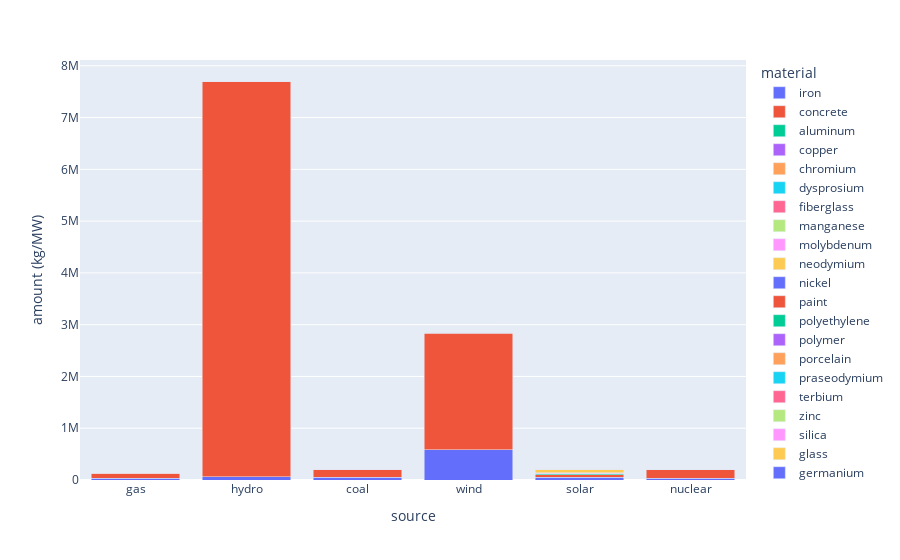

Source (notebook cell):
### Code cell
import plotly.express as px
 
fn = energy_s_front_need

fig = px.bar(fn, x="source", y="amount (kg/MW)", color="material",
            hover_data=['source'], barmode = 'stack')
 
fig.show()

### Figure 1 — Plotly figure (JSON) as saved in the notebook; plotly's stock layout.template omitted (floating-point values rounded to 4 significant figures)
{"data": [{"alignmentgroup": "True", "hovertemplate": "material=iron<br>source=%{x}<br>amount (kg/MW)=%{y}<extra></extra>", "legendgroup": "iron", "marker": {"color": "#636efa", "pattern": {"shape": ""}}, "name": "iron", "offsetgroup": "iron", "orientation": "v", "showlegend": true, "textposition": "auto", "type": "bar", "x": ["gas", "hydro", "coal", "wind", "solar", "nuclear"], "xaxis": "x", "y": [31438, 60130.0, 51340.0, 588100.0, 56000, 34660.0], "yaxis": "y"}, {"alignmentgroup": "True", "hovertemplate": "material=concrete<br>source=%{x}<br>amount (kg/MW)=%{y}<extra></extra>", "legendgroup": "concrete", "marker": {"color": "#EF553B", "pattern": {"shape": ""}}, "name": "concrete", "offsetgroup": "concrete", "orientation": "v", "showlegend": true, "textposition": "auto", "type": "bar", "x": ["gas", "hydro", "coal", "wind", "solar", "nuclear"], "xaxis": "x", "y": [97749, 7644000, 158758, 2246400, 47000, 166300.0], "yaxis": "y"}, {"alignmentgroup": "True", "hovertemplate": "material=aluminum<br>source=%{x}<br>amount (kg/MW)=%{y}<extra></extra>", "legendgroup": "aluminum", "marker": {"color": "#00cc96", "pattern": {"shape": ""}}, "name": "aluminum", "offsetgroup": "aluminum", "orientation": "v", "showlegend": true, "textposition": "auto", "type": "bar", "x": ["gas", "hydro", "coal", "wind", "solar", "nuclear"], "xaxis": "x", "y": [204, 1585.0, 419, 8027.0, 19000, 18.07], "yaxis": "y"}, {"alignmentgroup": "True", "hovertemplate": "material=copper<br>source=%{x}<br>amount (kg/MW)=%{y}<extra></extra>", "legendgroup": "copper", "marker": {"color": "#ab63fa", "pattern": {"shape": ""}}, "name": "copper", "offsetgroup": "copper", "orientation": "v", "showlegend": true, "textposition": "auto", "type": "bar", "x": ["hydro", "coal", "wind", "solar", "nuclear"], "xaxis": "x", "y": [874.6, 454, 5620.0, 7000, 725.7], "yaxis": "y"}, {"alignmentgroup": "True", "hovertemplate": "material=chromium<br>source=%{x}<br>amount (kg/MW)=%{y}<extra></extra>", "legendgroup": "chromium", "marker": {"color": "#FFA15A", "pattern": {"shape": ""}}, "name": "chromium", "offsetgroup": "chromium", "orientation": "v", "showlegend": true, "textposition": "auto", "type": "bar", "x": ["wind", "nuclear"], "xaxis": "x", "y": [902, 414.9], "yaxis": "y"}, {"alignmentgroup": "True", "hovertemplate": "material=dysprosium<br>source=%{x}<br>amount (kg/MW)=%{y}<extra></extra>", "legendgroup": "dysprosium", "marker": {"color": "#19d3f3", "pattern": {"shape": ""}}, "name": "dysprosium", "offsetgroup": "dysprosium", "orientation": "v", "showlegend": true, "textposition": "auto", "type": "bar", "x": ["wind"], "xaxis": "x", "y": [17], "yaxis": "y"}, {"alignmentgroup": "True", "hovertemplate": "material=fiberglass<br>source=%{x}<br>amount (kg/MW)=%{y}<extra></extra>", "legendgroup": "fiberglass", "marker": {"color": "#FF6692", "pattern": {"shape": ""}}, "name": "fiberglass", "offsetgroup": "fiberglass", "orientation": "v", "showlegend": true, "textposition": "auto", "type": "bar", "x": ["wind"], "xaxis": "x", "y": [3491.0], "yaxis": "y"}, {"alignmentgroup": "True", "hovertemplate": "material=manganese<br>source=%{x}<br>amount (kg/MW)=%{y}<extra></extra>", "legendgroup": "manganese", "marker": {"color": "#B6E880", "pattern": {"shape": ""}}, "name": "manganese", "offsetgroup": "manganese", "orientation": "v", "showlegend": true, "textposition": "auto", "type": "bar", "x": ["wind", "nuclear"], "xaxis": "x", "y": [80.5, 467.4], "yaxis": "y"}, {"alignmentgroup": "True", "hovertemplate": "material=molybdenum<br>source=%{x}<br>amount (kg/MW)=%{y}<extra></extra>", "legendgroup": "molybdenum", "marker": {"color": "#FF97FF", "pattern": {"shape": ""}}, "name": "molybdenum", "offsetgroup": "molybdenum", "orientation": "v", "showlegend": true, "textposition": "auto", "type": "bar", "x": ["wind", "nuclear"], "xaxis": "x", "y": [136.6, 163.7], "yaxis": "y"}, {"alignmentgroup": "True", "hovertemplate": "material=neodymium<br>source=%{x}<br>amount (kg/MW)=%{y}<extra></extra>", "legendgroup": "neodymium", "marker": {"color": "#FECB52", "pattern": {"shape": ""}}, "name": "neodymium", "offsetgroup": "neodymium", "orientation": "v", "showlegend": true, "textposition": "auto", "type": "bar", "x": ["wind"], "xaxis": "x", "y": [216], "yaxis": "y"}, {"alignmentgroup": "True", "hovertemplate": "material=nickel<br>source=%{x}<br>amount (kg/MW)=%{y}<extra></extra>", "legendgroup": "nickel", "marker": {"color": "#636efa", "pattern": {"shape": ""}}, "name": "nickel", "offsetgroup": "nickel", "orientation": "v", "showlegend": true, "textposition": "auto", "type": "bar", "x": ["wind", "nuclear"], "xaxis": "x", "y": [663.4, 484.3], "yaxis": "y"}, {"alignmentgroup": "True", "hovertemplate": "material=paint <br>source=%{x}<br>amount (kg/MW)=%{y}<extra></extra>", "legendgroup": "paint ", "marker": {"color": "#EF553B", "pattern": {"shape": ""}}, "name": "paint ", "offsetgroup": "paint ", "orientation": "v", "showlegend": true, "textposition": "auto", "type": "bar", "x": ["wind"], "xaxis": "x", "y": [1311.0], "yaxis": "y"}, {"alignmentgroup": "True", "hovertemplate": "material=polyethylene<br>source=%{x}<br>amount (kg/MW)=%{y}<extra></extra>", "legendgroup": "polyethylene", "marker": {"color": "#00cc96", "pattern": {"shape": ""}}, "name": "polyethylene", "offsetgroup": "polyethylene", "orientation": "v", "showlegend": true, "textposition": "auto", "type": "bar", "x": ["wind"], "xaxis": "x", "y": [329.4], "yaxis": "y"}, {"alignmentgroup": "True", "hovertemplate": "material=polymer<br>source=%{x}<br>amount (kg/MW)=%{y}<extra></extra>", "legendgroup": "polymer", "marker": {"color": "#ab63fa", "pattern": {"shape": ""}}, "name": "polymer", "offsetgroup": "polymer", "orientation": "v", "showlegend": true, "textposition": "auto", "type": "bar", "x": ["wind"], "xaxis": "x", "y": [5888], "yaxis": "y"}, {"alignmentgroup": "True", "hovertemplate": "material=porcelain<br>source=%{x}<br>amount (kg/MW)=%{y}<extra></extra>", "legendgroup": "porcelain", "marker": {"color": "#FFA15A", "pattern": {"shape": ""}}, "name": "porcelain", "offsetgroup": "porcelain", "orientation": "v", "showlegend": true, "textposition": "auto", "type": "bar", "x": ["wind"], "xaxis": "x", "y": [105.0], "yaxis": "y"}, {"alignmentgroup": "True", "hovertemplate": "material=praseodymium<br>source=%{x}<br>amount (kg/MW)=%{y}<extra></extra>", "legendgroup": "praseodymium", "marker": {"color": "#19d3f3", "pattern": {"shape": ""}}, "name": "praseodymium", "offsetgroup": "praseodymium", "orientation": "v", "showlegend": true, "textposition": "auto", "type": "bar", "x": ["wind"], "xaxis": "x", "y": [40], "yaxis": "y"}, {"alignmentgroup": "True", "hovertemplate": "material=terbium<br>source=%{x}<br>amount (kg/MW)=%{y}<extra></extra>", "legendgroup": "terbium", "marker": {"color": "#FF6692", "pattern": {"shape": ""}}, "name": "terbium", "offsetgroup": "terbium", "orientation": "v", "showlegend": true, "textposition": "auto", "type": "bar", "x": ["wind"], "xaxis": "x", "y": [5], "yaxis": "y"}, {"alignmentgroup": "True", "hovertemplate": "material=zinc<br>source=%{x}<br>amount (kg/MW)=%{y}<extra></extra>", "legendgroup": "zinc", "marker": {"color": "#B6E880", "pattern": {"shape": ""}}, "name": "zinc", "offsetgroup": "zinc", "orientation": "v", "showlegend": true, "textposition": "auto", "type": "bar", "x": ["wind", "nuclear"], "xaxis": "x", "y": [26.98, 2.02], "yaxis": "y"}, {"alignmentgroup": "True", "hovertemplate": "material=silica<br>source=%{x}<br>amount (kg/MW)=%{y}<extra></extra>", "legendgroup": "silica", "marker": {"color": "#FF97FF", "pattern": {"shape": ""}}, "name": "silica", "offsetgroup": "silica", "orientation": "v", "showlegend": true, "textposition": "auto", "type": "bar", "x": ["solar"], "xaxis": "x", "y": [7000], "yaxis": "y"}, {"alignmentgroup": "True", "hovertemplate": "material=glass<br>source=%{x}<br>amount (kg/MW)=%{y}<extra></extra>", "legendgroup": "glass", "marker": {"color": "#FECB52", "pattern": {"shape": ""}}, "name": "glass", "offsetgroup": "glass", "orientation": "v", "showlegend": true, "textposition": "auto", "type": "bar", "x": ["solar"], "xaxis": "x", "y": [70000], "yaxis": "y"}, {"alignmentgroup": "True", "hovertemplate": "material=germanium<br>source=%{x}<br>amount (kg/MW)=%{y}<extra></extra>", "legendgroup": "germanium", "marker": {"color": "#636efa", "pattern": {"shape": ""}}, "name": "germanium", "offsetgroup": "germanium", "orientation": "v", "showlegend": true, "textposition": "auto", "type": "bar", "x": ["solar"], "xaxis": "x", "y": [440], "yaxis": "y"}, {"alignmentgroup": "True", "hovertemplate": "material=indium <br>source=%{x}<br>amount (kg/MW)=%{y}<extra></extra>", "legendgroup": "indium ", "marker": {"color": "#EF553B", "pattern": {"shape": ""}}, "name": "indium ", "offsetgroup": "indium ", "orientation": "v", "showlegend": true, "textposition": "auto", "type": "bar", "x": ["solar", "nuclear"], "xaxis": "x", "y": [380, 0.49], "yaxis": "y"}, {"alignmentgroup": "True", "hovertemplate": "material=plastic<br>source=%{x}<br>amount (kg/MW)=%{y}<extra></extra>", "legendgroup": "plastic", "marker": {"color": "#00cc96", "pattern": {"shape": ""}}, "name": "plastic", "offsetgroup": "plastic", "orientation": "v", "showlegend": true, "textposition": "auto", "type": "bar", "x": ["solar"], "xaxis": "x", "y": [6000], "yaxis": "y"}, {"alignmentgroup": "True", "hovertemplate": "material=lead<br>source=%{x}<br>amount (kg/MW)=%{y}<extra></extra>", "legendgroup": "lead", "marker": {"color": "#ab63fa", "pattern": {"shape": ""}}, "name": "lead", "offsetgroup": "lead", "orientation": "v", "showlegend": true, "textposition": "auto", "type": "bar", "x": ["solar", "nuclear"], "xaxis": "x", "y": [2.4, 46.65], "yaxis": "y"}, {"alignmentgroup": "True", "hovertemplate": "material=tin<br>source=%{x}<br>amount (kg/MW)=%{y}<extra></extra>", "legendgroup": "tin", "marker": {"color": "#FFA15A", "pattern": {"shape": ""}}, "name": "tin", "offsetgroup": "tin", "orientation": "v", "showlegend": true, "textposition": "auto", "type": "bar", "x": ["solar", "nuclear"], "xaxis": "x", "y": [463.1, 1.64], "yaxis": "y"}, {"alignmentgroup": "True", "hovertemplate": "material=antimony<br>source=%{x}<br>amount (kg/MW)=%{y}<extra></extra>", "legendgroup": "antimony", "marker": {"color": "#19d3f3", "pattern": {"shape": ""}}, "name": "antimony", "offsetgroup": "antimony", "orientation": "v", "showlegend": true, "textposition": "auto", "type": "bar", "x": ["nuclear"], "xaxis": "x", "y": [0.02], "yaxis": "y"}, {"alignmentgroup": "True", "hovertemplate": "material=asbestos<br>source=%{x}<br>amount (kg/MW)=%{y}<extra></extra>", "legendgroup": "asbestos", "marker": {"color": "#FF6692", "pattern": {"shape": ""}}, "name": "asbestos", "offsetgroup": "asbestos", "orientation": "v", "showlegend": true, "textposition": "auto", "type": "bar", "x": ["nuclear"], "xaxis": "x", "y": [138.2], "yaxis": "y"}, {"alignmentgroup": "True", "hovertemplate": "material=cadmium<br>source=%{x}<br>amount (kg/MW)=%{y}<extra></extra>", "legendgroup": "cadmium", "marker": {"color": "#B6E880", "pattern": {"shape": ""}}, "name": "cadmium", "offsetgroup": "cadmium", "orientation": "v", "showlegend": true, "textposition": "auto", "type": "bar", "x": ["nuclear"], "xaxis": "x", "y": [0.16], "yaxis": "y"}, {"alignmentgroup": "True", "hovertemplate": "material=magnesium<br>source=%{x}<br>amount (kg/MW)=%{y}<extra></extra>", "legendgroup": "magnesium", "marker": {"color": "#FF97FF", "pattern": {"shape": ""}}, "name": "magnesium", "offsetgroup": "magnesium", "orientation": "v", "showlegend": true, "textposition": "auto", "type": "bar", "x": ["nuclear"], "xaxis": "x", "y": [782.4], "yaxis": "y"}, {"alignmentgroup": "True", "hovertemplate": "material=silver<br>source=%{x}<br>amount (kg/MW)=%{y}<extra></extra>", "legendgroup": "silver", "marker": {"color": "#FECB52", "pattern": {"shape": ""}}, "name": "silver", "offsetgroup": "silver", "orientation": "v", "showlegend": true, "textposition": "auto", "type": "bar", "x": ["nuclear"], "xaxis": "x", "y": [3.12], "yaxis": "y"}, {"alignmentgroup": "True", "hovertemplate": "material=titanium<br>source=%{x}<br>amount (kg/MW)=%{y}<extra></extra>", "legendgroup": "titanium", "marker": {"color": "#636efa", "pattern": {"shape": ""}}, "name": "titanium", "offsetgroup": "titanium", "orientation": "v", "showlegend": true, "textposition": "auto", "type": "bar", "x": ["nuclear"], "xaxis": "x", "y": [0.01], "yaxis": "y"}], "layout": {"barmode": "stack", "legend": {"title": {"text": "material"}, "tracegroupgap": 0}, "margin": {"t": 60}, "xaxis": {"anchor": "y", "domain": [0, 1], "title": {"text": "source"}}, "yaxis": {"anchor": "x", "domain": [0, 1], "title": {"text": "amount (kg/MW)"}}}}
